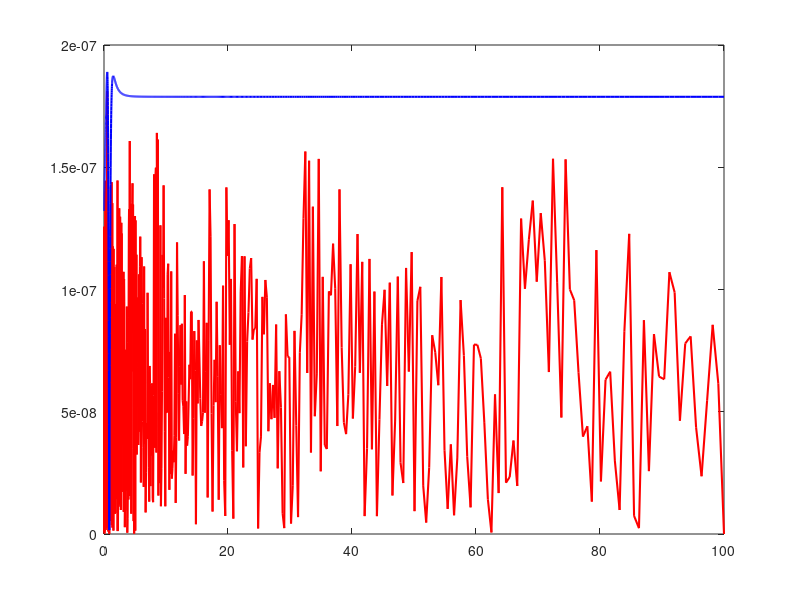

Recreate this plot in MATLAB. (Note: this script raises an error after producing the figure.)
x = logspace(-2, 2, 1000);
y = (log(x)./x.^2 )-(x.^3);

% Maximum error
Tx = (1 - 2*log(x) - 3*x.^5) ./ (log(x) - x.^5);
max_abs_error = abs(y .* Tx .* double(eps(single(1))) / 2); 
max_rel_error = abs(max_abs_error ./ y) ;

% Real error
ys = (log(double(single(x)))./double(single(x)).^2 )-(double(single(x)).^3);
abs_error = abs(y - ys);
rel_error = abs(abs_error ./ y);


% Plot errors
plot(x, rel_error, 'Color', 'red', 'LineWidth', 1.5);
hold on;
plot(x, max_rel_error, 'Color', 'blue', 'LineWidth',1.5);
xscale('log')
yscale('log')
legend('real error', 'maximum error'), xlabel('x'), ylabel('σ'), title('Task 2')